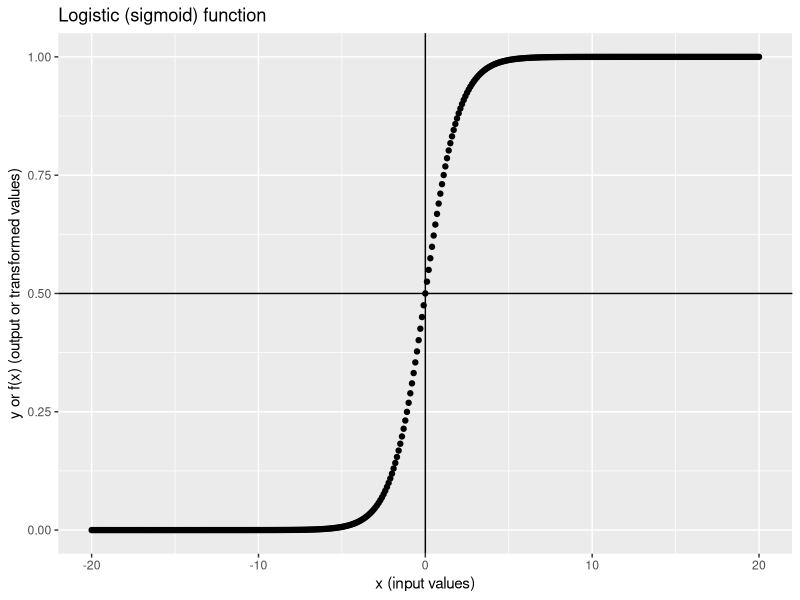
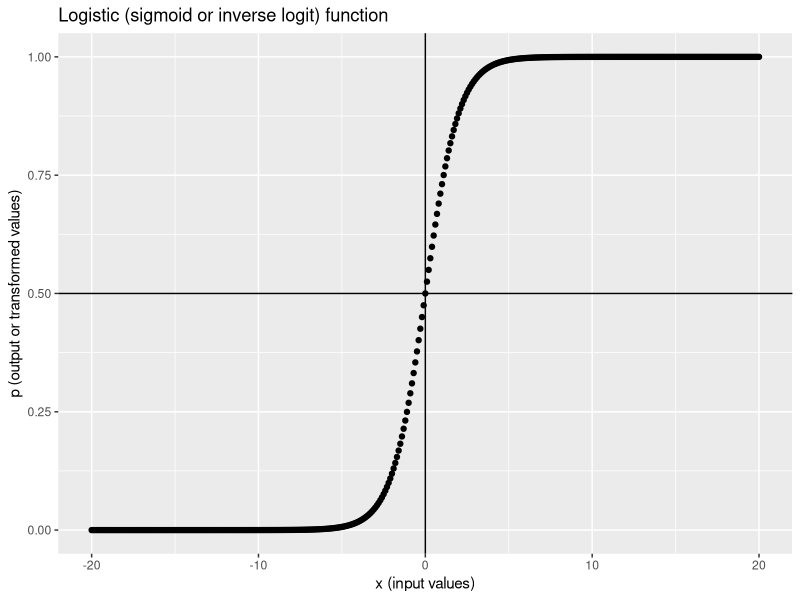
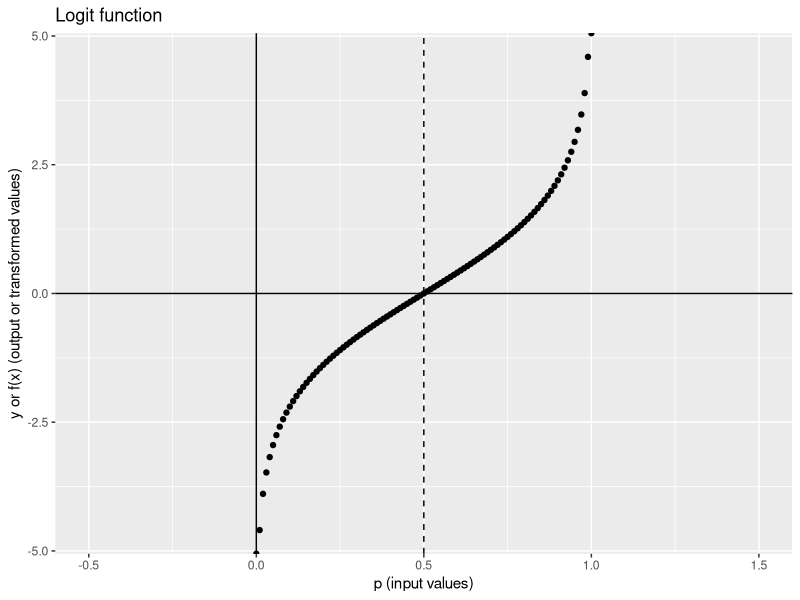
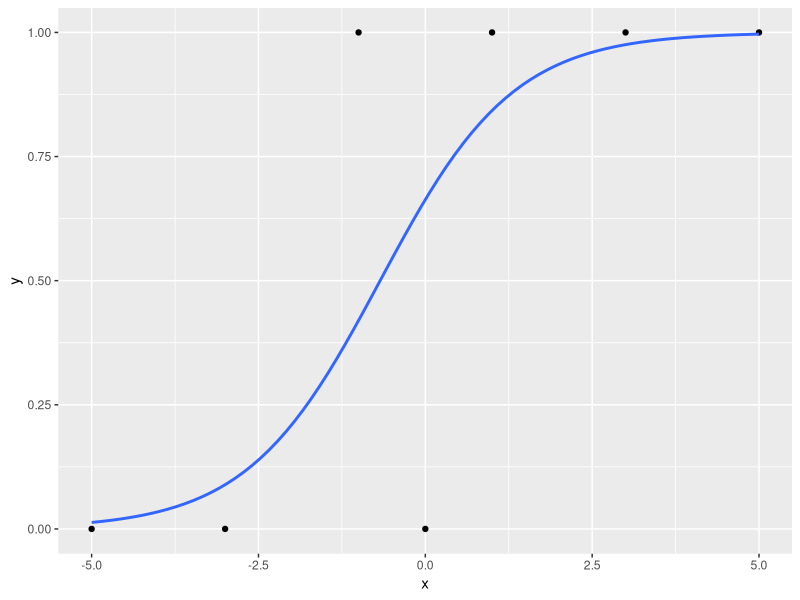
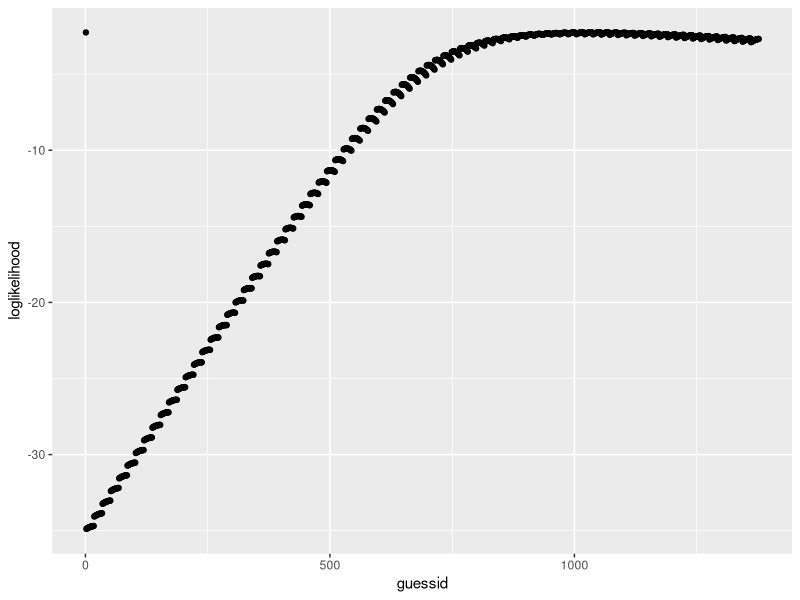

Recreate these plots in R, in order.
## ---- chunk 1
knitr::opts_chunk$set(echo = TRUE, cache = FALSE, comment = NA, message = FALSE, warning = FALSE)
## ---- chunk 2
library(tidyverse); library(data.table)
## ---- chunk 3
logistic <- function(x) { # f(x)
  1 / (1 + exp(-x))
}

logistic2 <- function(x) { # g(x)
  exp(x) / (1 + exp(x))
}
## ---- chunk 4
tibble(x = -3:3, f_x = logistic(x), g_x = logistic2(x))
## ---- chunk 5
logistic(-Inf) # -Inf -> 0
logistic(Inf) # Inf -> 1
logistic(0) # 0 -> 0.5, because exp(0) is 1, thus 1/(1+1)
## ---- chunk 6
tibble(x = seq(-20, 20, 0.1), y = logistic(x)) %>% 
  ggplot(aes(x, y)) + geom_point() +
  geom_vline(xintercept = 0) + geom_hline(yintercept = 0.5) +
  labs(x = "x (input values)", y = "y or f(x) (output or transformed values)", title = "Logistic (sigmoid) function")
## ---- chunk 7
dt1 <- data.table(x = c(-5, -3, -1, 0, 1, 3, 5),# predictor x
                  y = c( 0,  0,  1, 0, 1, 1, 1)) # outcome y
dt1
## ---- chunk 8
lm1 <- lm(y ~ x, dt1)
lm1
## ---- chunk 9
# extract b0, b1 coefficients, residuals and save in dt1 (data.table syntax!)
dt1[, b0 := round(coef(lm1)[1], 4)]
dt1[, b1 := round(coef(lm1)[2], 4)]
dt1
## ---- chunk 10
# map x values to y (predicted y or y_hat)
dt1[, y_hat := round(b0 + b1 * x, 4)] # predicted_y = b0 + b1*x
dt1
## ---- chunk 11
# save residuals in dt1
dt1[, resids := round(residuals(lm1), 4)]
dt1[, y2 := round(y_hat + resids, 2)] # y2 should be same as y
dt1 
## ---- chunk 12
dt1[, logistic_yhat := logistic(y_hat)] # apply logistic function to y_hat
dt1 # compare the ranges of y_hat and logistic_yhat
## ---- chunk 13
tibble(x = seq(-20, 20, 0.1), y = logistic(x)) %>% 
  ggplot(aes(x, y)) + geom_point() +
  geom_vline(xintercept = 0) + geom_hline(yintercept = 0.5) +
  labs(x = "x (input values)", y = "p (output or transformed values)", title = "Logistic (sigmoid or inverse logit) function")
## ---- chunk 14
logit <- function(p) {
  log(p / (1 - p))
}
## ---- chunk 15
logit(-3) # warning because you can't take the log of negative values; try log(-1)
logit(c(0, 0.5, 1))
logit(c(0.001, 0.999))
## ---- chunk 16
tibble(x = seq(-0.5, 1.5, 0.01), y = logit(x)) %>% 
  ggplot(aes(x, y)) + geom_point() +
  geom_vline(xintercept = 0) + geom_hline(yintercept = 0.0) + geom_vline(xintercept = 0.5, linetype = "dashed") +
  labs(x = "p (input values)", y = "y or f(x) (output or transformed values)", title = "Logit function")
## ---- chunk 17
exp(c(-2, -0.5, 0, 0.5, 2))
## ---- chunk 18
dt1
## ---- chunk 19
glm1 <- glm(y ~ x, data = dt1, family = binomial(link = "logit"))
# glm1 <- glm(y ~ x, data = dt1, family = binomial()) # also works
summary(glm1) # results
## ---- chunk 20
# get coefficients
betas <- coef(glm1)
betas # log(odds) scale
# exponentiate
betas <- round(exp(betas), 3)
betas # odds scale
## ---- chunk 21
ggplot(dt1, aes(x, y)) +
  geom_point() +
  geom_smooth(method = 'glm', method.args = list(family = "binomial"), se = FALSE)
## ---- chunk 22
(true_values <- coef(glm1))
## ---- chunk 23
beta_guess <- c(b0 = 0.5, b1 = 1.0) # guess b0 = 0.5, b1 = 1.0
## ---- chunk 24
predicted_y <- beta_guess["b0"] + beta_guess["b1"] * dt1$x 
predicted_y
## ---- chunk 25
predicted_probs <- logistic(predicted_y)
predicted_probs
## ---- chunk 26
# likelihood of getting 0 when probability of success if 80%
dbinom(x = 0, size = 1, prob = 0.8) 
# likelihood of getting 0 when probability of success if 40%
dbinom(x = 1, size = 1, prob = 0.4) 
## ---- chunk 27
loglikelihood <- dbinom(x = dt1$y, size = 1, prob = predicted_probs, log = TRUE)
# log = TRUE to take the log of the values
## ---- chunk 28
sum(loglikelihood)
## ---- chunk 29
beta_guess
## ---- chunk 30
mle <- function(b0 = 0.5, b1 = 1.0) {
  predicted_y <- b0 + b1 * dt1$x 
  predicted_probs <- logistic(predicted_y)
  sum(dbinom(x = dt1$y, size = 1, prob = predicted_probs, log = TRUE))
}
## ---- chunk 31
mle() # default values b0 = 0.5, b1 = 1.0
mle(b0 = 0.6, b1 = 1.01) # another random guess
## ---- chunk 32
# create coefficient combinations with expand.grid()
guesses <- expand.grid(b0_guess = seq(0.1, 0.9, 0.05), b1_guess = seq(-2, 2, 0.05)) 
setDT(guesses) # convert to data.table
guesses
## ---- chunk 33
guesses[1, b0_guess := true_values[1]]
guesses[1, b1_guess := true_values[2]]
guesses[, guessid := 1:.N] # add an id to each row
guesses
## ---- chunk 34
guesses[, loglikelihood := mle(b0 = b0_guess, b1 = b1_guess), by = guessid] # apply our mle() function to each row
## ---- chunk 35
ggplot(guesses, aes(guessid, loglikelihood)) +
  geom_point()
## ---- chunk 36
which.max(guesses$loglikelihood) # row one has the max value
## ---- chunk 37
dt2 <- mtcars
head(dt2, 3)
## ---- chunk 38
dt2$mpgC <- dt2$mpg - mean(dt2$mpg)
## ---- chunk 39
mle2 <- function(b0 = 0.5, b1 = 1.0) {
  predicted_y <- b0 + b1 * dt2$mpgC # dt2$mpgC
  predicted_probs <- logistic(predicted_y)
  sum(dbinom(x = dt2$vs, size = 1, prob = predicted_probs, log = TRUE))
}
## ---- chunk 40
guesses <- expand.grid(b0_guess = seq(-1, 1, 0.02), # b0 values from -1 to 1, steps of 0.02
                       b1_guess = seq(-1, 1, 0.02)) # b1 values from -1 to 1, steps of 0.02
setDT(guesses) # convert to data.table
guesses[, guessid := 1:.N] # add an id to each row
guesses
guesses[, loglikelihood := mle2(b0 = b0_guess, b1 = b1_guess), by = guessid]
rowid <- which.max(guesses$loglikelihood) # row that has the largest summed loglikelihood
rowid
guesses[rowid, .(b0_guess, b1_guess)] # coefficients that had the largest loglikelihood
## ---- chunk 41
glm2 <- glm(vs ~ mpgC, data = dt2, family = binomial())
coef(glm2)
guesses[rowid, .(b0_guess, b1_guess)] # coefficients that had the largest loglikelihood
## ---- chunk 42
(x <- exp(2)) # 7.389056
log(x) # 2! 
log(exp(2)) # 2! 

exp(log(11.3))
